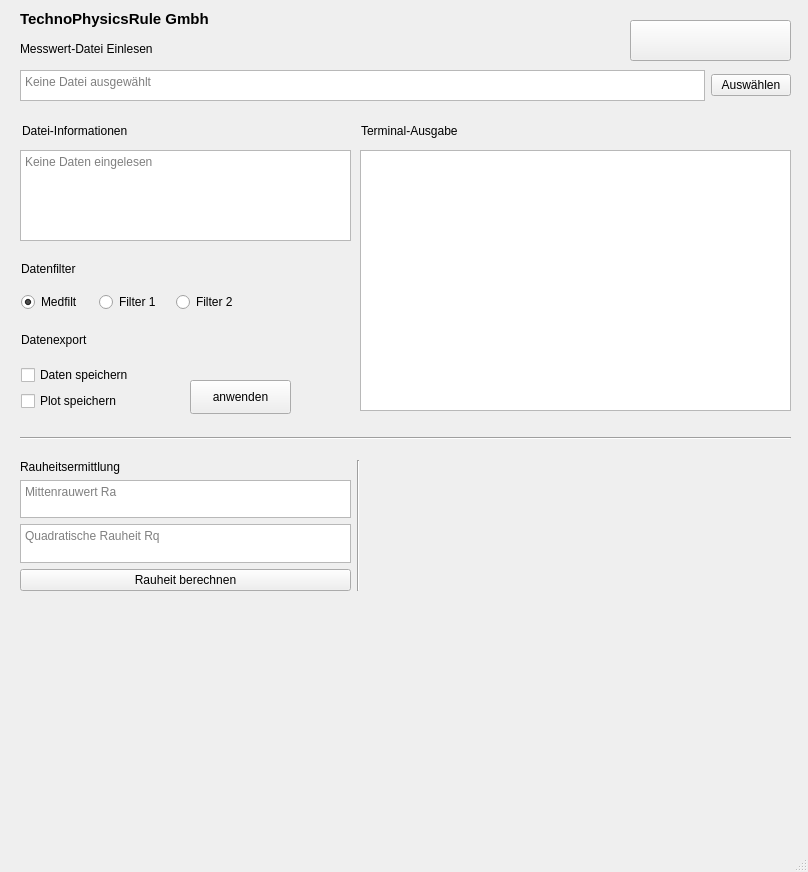
<?xml version="1.0" encoding="UTF-8"?>
<ui version="4.0">
 <class>bigdataAnalyse</class>
 <widget class="QMainWindow" name="bigdataAnalyse">
  <property name="geometry">
   <rect>
    <x>0</x>
    <y>0</y>
    <width>808</width>
    <height>872</height>
   </rect>
  </property>
  <property name="sizePolicy">
   <sizepolicy hsizetype="Preferred" vsizetype="Preferred">
    <horstretch>0</horstretch>
    <verstretch>0</verstretch>
   </sizepolicy>
  </property>
  <property name="windowTitle">
   <string>BigData Messwert-Analyse</string>
  </property>
  <widget class="QWidget" name="centralwidget">
   <property name="sizePolicy">
    <sizepolicy hsizetype="Fixed" vsizetype="Fixed">
     <horstretch>0</horstretch>
     <verstretch>0</verstretch>
    </sizepolicy>
   </property>
   <widget class="QTextBrowser" name="terminalOut">
    <property name="geometry">
     <rect>
      <x>360</x>
      <y>150</y>
      <width>431</width>
      <height>261</height>
     </rect>
    </property>
   </widget>
   <widget class="QTextBrowser" name="fileInfo">
    <property name="geometry">
     <rect>
      <x>20</x>
      <y>150</y>
      <width>331</width>
      <height>91</height>
     </rect>
    </property>
    <property name="placeholderText">
     <string>Keine Daten eingelesen</string>
    </property>
   </widget>
   <widget class="QLabel" name="label_3">
    <property name="geometry">
     <rect>
      <x>20</x>
      <y>40</y>
      <width>151</width>
      <height>18</height>
     </rect>
    </property>
    <property name="text">
     <string>Messwert-Datei Einlesen</string>
    </property>
   </widget>
   <widget class="QWidget" name="layoutWidget">
    <property name="geometry">
     <rect>
      <x>22</x>
      <y>120</y>
      <width>671</width>
      <height>21</height>
     </rect>
    </property>
    <layout class="QHBoxLayout" name="horizontalLayout">
     <item>
      <widget class="QLabel" name="label_4">
       <property name="text">
        <string>Datei-Informationen</string>
       </property>
      </widget>
     </item>
     <item>
      <widget class="QLabel" name="label_2">
       <property name="text">
        <string>Terminal-Ausgabe</string>
       </property>
      </widget>
     </item>
    </layout>
   </widget>
   <widget class="QWidget" name="layoutWidget">
    <property name="geometry">
     <rect>
      <x>20</x>
      <y>70</y>
      <width>771</width>
      <height>31</height>
     </rect>
    </property>
    <layout class="QHBoxLayout" name="horizontalLayout_2">
     <item>
      <widget class="QTextBrowser" name="filename">
       <property name="sizePolicy">
        <sizepolicy hsizetype="Preferred" vsizetype="Preferred">
         <horstretch>0</horstretch>
         <verstretch>0</verstretch>
        </sizepolicy>
       </property>
       <property name="placeholderText">
        <string>Keine Datei ausgewählt</string>
       </property>
      </widget>
     </item>
     <item>
      <widget class="QPushButton" name="browse">
       <property name="sizePolicy">
        <sizepolicy hsizetype="Fixed" vsizetype="Fixed">
         <horstretch>0</horstretch>
         <verstretch>0</verstretch>
        </sizepolicy>
       </property>
       <property name="text">
        <string>Auswählen</string>
       </property>
      </widget>
     </item>
    </layout>
   </widget>
   <widget class="QPushButton" name="TUlogo">
    <property name="enabled">
     <bool>true</bool>
    </property>
    <property name="geometry">
     <rect>
      <x>630</x>
      <y>20</y>
      <width>161</width>
      <height>41</height>
     </rect>
    </property>
    <property name="sizePolicy">
     <sizepolicy hsizetype="Preferred" vsizetype="Preferred">
      <horstretch>0</horstretch>
      <verstretch>0</verstretch>
     </sizepolicy>
    </property>
    <property name="mouseTracking">
     <bool>false</bool>
    </property>
    <property name="text">
     <string/>
    </property>
    <property name="icon">
     <iconset resource="workingdir.qrc">
      <normaloff>:/home/ian/Dokumente/Semester_7/Seminar 2.2/python/tu_logo.png</normaloff>:/home/ian/Dokumente/Semester_7/Seminar 2.2/python/tu_logo.png</iconset>
    </property>
    <property name="iconSize">
     <size>
      <width>170</width>
      <height>85</height>
     </size>
    </property>
   </widget>
   <widget class="QPushButton" name="dataFilter">
    <property name="geometry">
     <rect>
      <x>190</x>
      <y>380</y>
      <width>101</width>
      <height>34</height>
     </rect>
    </property>
    <property name="text">
     <string>anwenden</string>
    </property>
   </widget>
   <widget class="Line" name="line">
    <property name="geometry">
     <rect>
      <x>20</x>
      <y>430</y>
      <width>771</width>
      <height>16</height>
     </rect>
    </property>
    <property name="orientation">
     <enum>Qt::Horizontal</enum>
    </property>
   </widget>
   <widget class="QLabel" name="label_8">
    <property name="geometry">
     <rect>
      <x>20</x>
      <y>10</y>
      <width>191</width>
      <height>18</height>
     </rect>
    </property>
    <property name="font">
     <font>
      <pointsize>11</pointsize>
      <weight>75</weight>
      <italic>false</italic>
      <bold>true</bold>
      <underline>false</underline>
      <strikeout>false</strikeout>
     </font>
    </property>
    <property name="text">
     <string>TechnoPhysicsRule Gmbh</string>
    </property>
   </widget>
   <widget class="QWidget" name="layoutWidget">
    <property name="geometry">
     <rect>
      <x>20</x>
      <y>460</y>
      <width>331</width>
      <height>131</height>
     </rect>
    </property>
    <layout class="QVBoxLayout" name="verticalLayout_3">
     <item>
      <widget class="QLabel" name="label_6">
       <property name="text">
        <string>Rauheitsermittlung</string>
       </property>
      </widget>
     </item>
     <item>
      <widget class="QTextBrowser" name="mittenrauwert_ra">
       <property name="placeholderText">
        <string>Mittenrauwert Ra</string>
       </property>
      </widget>
     </item>
     <item>
      <widget class="QTextBrowser" name="quadratrauwert_rq">
       <property name="placeholderText">
        <string>Quadratische Rauheit Rq</string>
       </property>
      </widget>
     </item>
     <item>
      <widget class="QPushButton" name="ra">
       <property name="text">
        <string>Rauheit berechnen</string>
       </property>
      </widget>
     </item>
    </layout>
   </widget>
   <widget class="Line" name="line_2">
    <property name="geometry">
     <rect>
      <x>350</x>
      <y>460</y>
      <width>16</width>
      <height>131</height>
     </rect>
    </property>
    <property name="orientation">
     <enum>Qt::Vertical</enum>
    </property>
   </widget>
   <widget class="QWidget" name="">
    <property name="geometry">
     <rect>
      <x>21</x>
      <y>251</y>
      <width>227</width>
      <height>61</height>
     </rect>
    </property>
    <layout class="QVBoxLayout" name="verticalLayout_4">
     <item>
      <widget class="QLabel" name="label_5">
       <property name="text">
        <string>Datenfilter</string>
       </property>
      </widget>
     </item>
     <item>
      <layout class="QHBoxLayout" name="horizontalLayout_3">
       <item>
        <widget class="QRadioButton" name="radiomedfilt">
         <property name="enabled">
          <bool>true</bool>
         </property>
         <property name="mouseTracking">
          <bool>true</bool>
         </property>
         <property name="text">
          <string>Medfilt</string>
         </property>
         <property name="checkable">
          <bool>true</bool>
         </property>
         <property name="checked">
          <bool>true</bool>
         </property>
         <property name="autoExclusive">
          <bool>true</bool>
         </property>
        </widget>
       </item>
       <item>
        <widget class="QRadioButton" name="filter2">
         <property name="text">
          <string>Filter 1</string>
         </property>
        </widget>
       </item>
       <item>
        <widget class="QRadioButton" name="filter2_2">
         <property name="text">
          <string>Filter 2</string>
         </property>
        </widget>
       </item>
      </layout>
     </item>
    </layout>
   </widget>
   <widget class="QWidget" name="">
    <property name="geometry">
     <rect>
      <x>21</x>
      <y>320</y>
      <width>151</width>
      <height>91</height>
     </rect>
    </property>
    <layout class="QVBoxLayout" name="verticalLayout_2">
     <item>
      <widget class="QLabel" name="label_7">
       <property name="text">
        <string>Datenexport</string>
       </property>
      </widget>
     </item>
     <item>
      <layout class="QVBoxLayout" name="verticalLayout">
       <item>
        <widget class="QCheckBox" name="saveData">
         <property name="text">
          <string>Daten speichern</string>
         </property>
        </widget>
       </item>
       <item>
        <widget class="QCheckBox" name="savePlot">
         <property name="text">
          <string>Plot speichern</string>
         </property>
        </widget>
       </item>
      </layout>
     </item>
    </layout>
   </widget>
  </widget>
  <widget class="QStatusBar" name="statusbar"/>
 </widget>
 <resources>
  <include location="workingdir.qrc"/>
 </resources>
 <connections/>
</ui>
